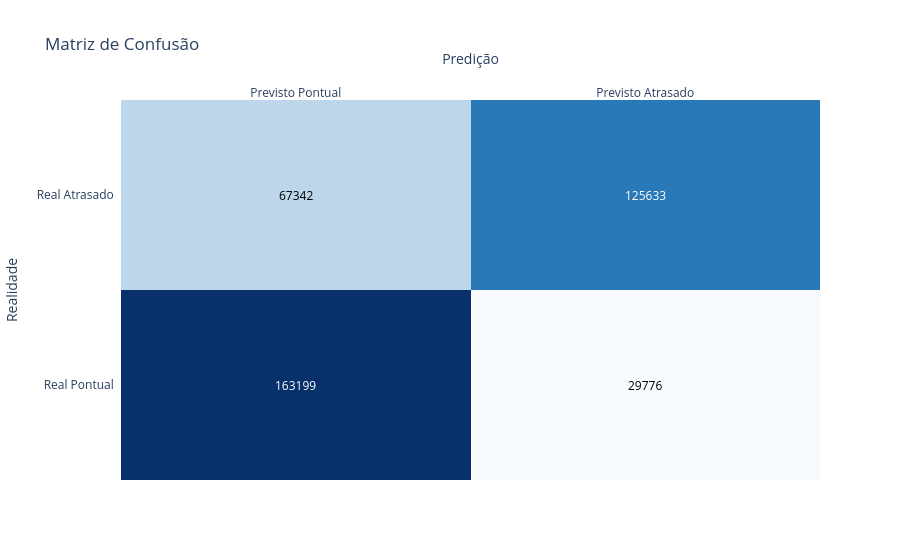

Notebook source saved alongside this figure:
### Code cell
y_pred = best_model.predict(X_test)
plot_confusion_matrix(y_test, y_pred)

### Figure 1 — Plotly figure (JSON) as saved in the notebook; plotly's stock layout.template omitted (floating-point values rounded to 4 significant figures)
{"data": [{"colorscale": [[0, "rgb(247,251,255)"], [0.125, "rgb(222,235,247)"], [0.25, "rgb(198,219,239)"], [0.375, "rgb(158,202,225)"], [0.5, "rgb(107,174,214)"], [0.625, "rgb(66,146,198)"], [0.75, "rgb(33,113,181)"], [0.875, "rgb(8,81,156)"], [1, "rgb(8,48,107)"]], "reversescale": false, "showscale": false, "type": "heatmap", "x": ["Previsto Pontual", "Previsto Atrasado"], "y": ["Real Pontual", "Real Atrasado"], "z": [[163199, 29776], [67342, 125633]]}], "layout": {"annotations": [{"font": {"color": "#FFFFFF"}, "showarrow": false, "text": "163199", "x": "Previsto Pontual", "xref": "x", "y": "Real Pontual", "yref": "y"}, {"font": {"color": "#000000"}, "showarrow": false, "text": "29776", "x": "Previsto Atrasado", "xref": "x", "y": "Real Pontual", "yref": "y"}, {"font": {"color": "#000000"}, "showarrow": false, "text": "67342", "x": "Previsto Pontual", "xref": "x", "y": "Real Atrasado", "yref": "y"}, {"font": {"color": "#FFFFFF"}, "showarrow": false, "text": "125633", "x": "Previsto Atrasado", "xref": "x", "y": "Real Atrasado", "yref": "y"}], "title": {"text": "Matriz de Confusão"}, "xaxis": {"dtick": 1, "gridcolor": "rgb(0, 0, 0)", "side": "top", "ticks": "", "title": {"text": "Predição"}}, "yaxis": {"dtick": 1, "ticks": "", "ticksuffix": "  ", "title": {"text": "Realidade"}}}}
